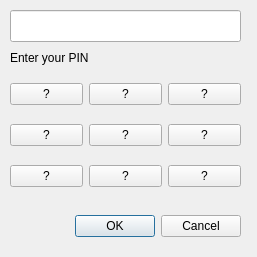
<?xml version="1.0" encoding="UTF-8"?>
<ui version="4.0">
 <class>SendPinDialog</class>
 <widget class="QDialog" name="SendPinDialog">
  <property name="geometry">
   <rect>
    <x>0</x>
    <y>0</y>
    <width>257</width>
    <height>257</height>
   </rect>
  </property>
  <property name="windowTitle">
   <string>Dialog</string>
  </property>
  <widget class="QDialogButtonBox" name="buttonBox">
   <property name="geometry">
    <rect>
     <x>60</x>
     <y>210</y>
     <width>181</width>
     <height>32</height>
    </rect>
   </property>
   <property name="orientation">
    <enum>Qt::Horizontal</enum>
   </property>
   <property name="standardButtons">
    <set>QDialogButtonBox::Cancel|QDialogButtonBox::Ok</set>
   </property>
  </widget>
  <widget class="QLineEdit" name="pin_lineedit">
   <property name="geometry">
    <rect>
     <x>10</x>
     <y>10</y>
     <width>231</width>
     <height>32</height>
    </rect>
   </property>
   <property name="readOnly">
    <bool>false</bool>
   </property>
  </widget>
  <widget class="QWidget" name="gridLayoutWidget">
   <property name="geometry">
    <rect>
     <x>10</x>
     <y>70</y>
     <width>231</width>
     <height>131</height>
    </rect>
   </property>
   <layout class="QGridLayout" name="gridLayout">
    <item row="2" column="1">
     <widget class="QPushButton" name="p2_button">
      <property name="text">
       <string>?</string>
      </property>
     </widget>
    </item>
    <item row="1" column="0">
     <widget class="QPushButton" name="p4_button">
      <property name="text">
       <string>?</string>
      </property>
     </widget>
    </item>
    <item row="2" column="0">
     <widget class="QPushButton" name="p1_button">
      <property name="text">
       <string>?</string>
      </property>
     </widget>
    </item>
    <item row="0" column="1">
     <widget class="QPushButton" name="p8_button">
      <property name="text">
       <string>?</string>
      </property>
     </widget>
    </item>
    <item row="0" column="0">
     <widget class="QPushButton" name="p7_button">
      <property name="text">
       <string>?</string>
      </property>
     </widget>
    </item>
    <item row="1" column="1">
     <widget class="QPushButton" name="p5_button">
      <property name="text">
       <string>?</string>
      </property>
     </widget>
    </item>
    <item row="0" column="2">
     <widget class="QPushButton" name="p9_button">
      <property name="text">
       <string>?</string>
      </property>
     </widget>
    </item>
    <item row="1" column="2">
     <widget class="QPushButton" name="p6_button">
      <property name="text">
       <string>?</string>
      </property>
     </widget>
    </item>
    <item row="2" column="2">
     <widget class="QPushButton" name="p3_button">
      <property name="text">
       <string>?</string>
      </property>
     </widget>
    </item>
   </layout>
  </widget>
  <widget class="QLabel" name="pin_desc_label">
   <property name="geometry">
    <rect>
     <x>10</x>
     <y>50</y>
     <width>181</width>
     <height>16</height>
    </rect>
   </property>
   <property name="text">
    <string>Enter your PIN</string>
   </property>
  </widget>
 </widget>
 <resources/>
 <connections>
  <connection>
   <sender>buttonBox</sender>
   <signal>accepted()</signal>
   <receiver>SendPinDialog</receiver>
   <slot>accept()</slot>
   <hints>
    <hint type="sourcelabel">
     <x>248</x>
     <y>254</y>
    </hint>
    <hint type="destinationlabel">
     <x>157</x>
     <y>274</y>
    </hint>
   </hints>
  </connection>
  <connection>
   <sender>buttonBox</sender>
   <signal>rejected()</signal>
   <receiver>SendPinDialog</receiver>
   <slot>reject()</slot>
   <hints>
    <hint type="sourcelabel">
     <x>316</x>
     <y>260</y>
    </hint>
    <hint type="destinationlabel">
     <x>286</x>
     <y>274</y>
    </hint>
   </hints>
  </connection>
 </connections>
</ui>
